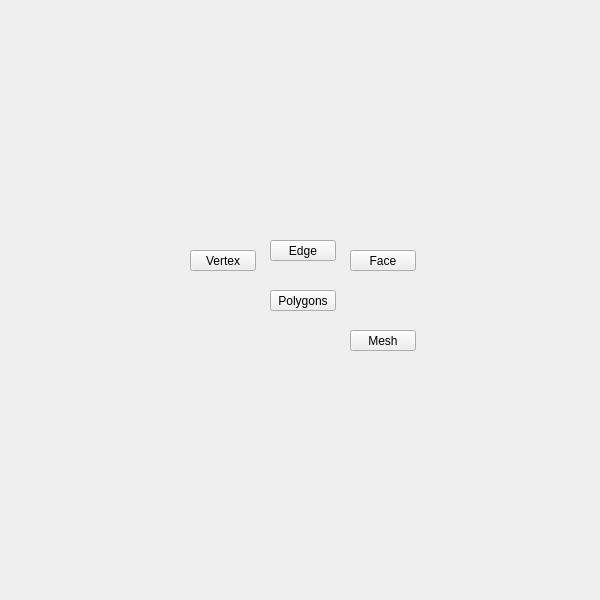
<?xml version="1.0" encoding="UTF-8"?>
<ui version="4.0">
 <class>QtUi</class>
 <widget class="QMainWindow" name="QtUi">
  <property name="enabled">
   <bool>true</bool>
  </property>
  <property name="geometry">
   <rect>
    <x>0</x>
    <y>0</y>
    <width>600</width>
    <height>600</height>
   </rect>
  </property>
  <property name="sizePolicy">
   <sizepolicy hsizetype="Ignored" vsizetype="Ignored">
    <horstretch>0</horstretch>
    <verstretch>0</verstretch>
   </sizepolicy>
  </property>
  <property name="minimumSize">
   <size>
    <width>0</width>
    <height>0</height>
   </size>
  </property>
  <property name="maximumSize">
   <size>
    <width>600</width>
    <height>600</height>
   </size>
  </property>
  <property name="cursor">
   <cursorShape>ArrowCursor</cursorShape>
  </property>
  <property name="windowTitle">
   <string>Toolkit</string>
  </property>
  <property name="whatsThis">
   <string>main</string>
  </property>
  <property name="toolButtonStyle">
   <enum>Qt::ToolButtonIconOnly</enum>
  </property>
  <property name="tabShape">
   <enum>QTabWidget::Triangular</enum>
  </property>
  <property name="dockNestingEnabled">
   <bool>true</bool>
  </property>
  <property name="dockOptions">
   <set>QMainWindow::AllowNestedDocks|QMainWindow::AllowTabbedDocks|QMainWindow::AnimatedDocks|QMainWindow::ForceTabbedDocks</set>
  </property>
  <widget class="QWidget" name="mainWindow">
   <property name="sizePolicy">
    <sizepolicy hsizetype="Ignored" vsizetype="Ignored">
     <horstretch>0</horstretch>
     <verstretch>0</verstretch>
    </sizepolicy>
   </property>
   <widget class="QPushButton" name="i010">
    <property name="geometry">
     <rect>
      <x>270</x>
      <y>290</y>
      <width>66</width>
      <height>21</height>
     </rect>
    </property>
    <property name="minimumSize">
     <size>
      <width>0</width>
      <height>21</height>
     </size>
    </property>
    <property name="maximumSize">
     <size>
      <width>16777215</width>
      <height>21</height>
     </size>
    </property>
    <property name="whatsThis">
     <string>polygons</string>
    </property>
    <property name="text">
     <string>Polygons</string>
    </property>
   </widget>
   <widget class="QPushButton" name="i004">
    <property name="geometry">
     <rect>
      <x>350</x>
      <y>330</y>
      <width>66</width>
      <height>21</height>
     </rect>
    </property>
    <property name="minimumSize">
     <size>
      <width>0</width>
      <height>21</height>
     </size>
    </property>
    <property name="maximumSize">
     <size>
      <width>16777215</width>
      <height>21</height>
     </size>
    </property>
    <property name="whatsThis">
     <string>polygons_mesh</string>
    </property>
    <property name="text">
     <string>Mesh</string>
    </property>
   </widget>
   <widget class="QPushButton" name="i000">
    <property name="geometry">
     <rect>
      <x>190</x>
      <y>250</y>
      <width>66</width>
      <height>21</height>
     </rect>
    </property>
    <property name="minimumSize">
     <size>
      <width>0</width>
      <height>21</height>
     </size>
    </property>
    <property name="maximumSize">
     <size>
      <width>16777215</width>
      <height>21</height>
     </size>
    </property>
    <property name="whatsThis">
     <string>polygons_vertex</string>
    </property>
    <property name="text">
     <string>Vertex</string>
    </property>
   </widget>
   <widget class="QPushButton" name="i002">
    <property name="geometry">
     <rect>
      <x>270</x>
      <y>240</y>
      <width>66</width>
      <height>21</height>
     </rect>
    </property>
    <property name="minimumSize">
     <size>
      <width>0</width>
      <height>21</height>
     </size>
    </property>
    <property name="maximumSize">
     <size>
      <width>16777215</width>
      <height>21</height>
     </size>
    </property>
    <property name="whatsThis">
     <string>polygons_edge</string>
    </property>
    <property name="text">
     <string>Edge</string>
    </property>
   </widget>
   <widget class="QPushButton" name="i003">
    <property name="geometry">
     <rect>
      <x>350</x>
      <y>250</y>
      <width>66</width>
      <height>21</height>
     </rect>
    </property>
    <property name="minimumSize">
     <size>
      <width>0</width>
      <height>21</height>
     </size>
    </property>
    <property name="maximumSize">
     <size>
      <width>16777215</width>
      <height>21</height>
     </size>
    </property>
    <property name="whatsThis">
     <string>polygons_face</string>
    </property>
    <property name="text">
     <string>Face</string>
    </property>
   </widget>
  </widget>
 </widget>
 <resources/>
 <connections/>
 <designerdata>
  <property name="gridDeltaX">
   <number>5</number>
  </property>
  <property name="gridDeltaY">
   <number>10</number>
  </property>
  <property name="gridSnapX">
   <bool>true</bool>
  </property>
  <property name="gridSnapY">
   <bool>true</bool>
  </property>
  <property name="gridVisible">
   <bool>true</bool>
  </property>
 </designerdata>
</ui>
